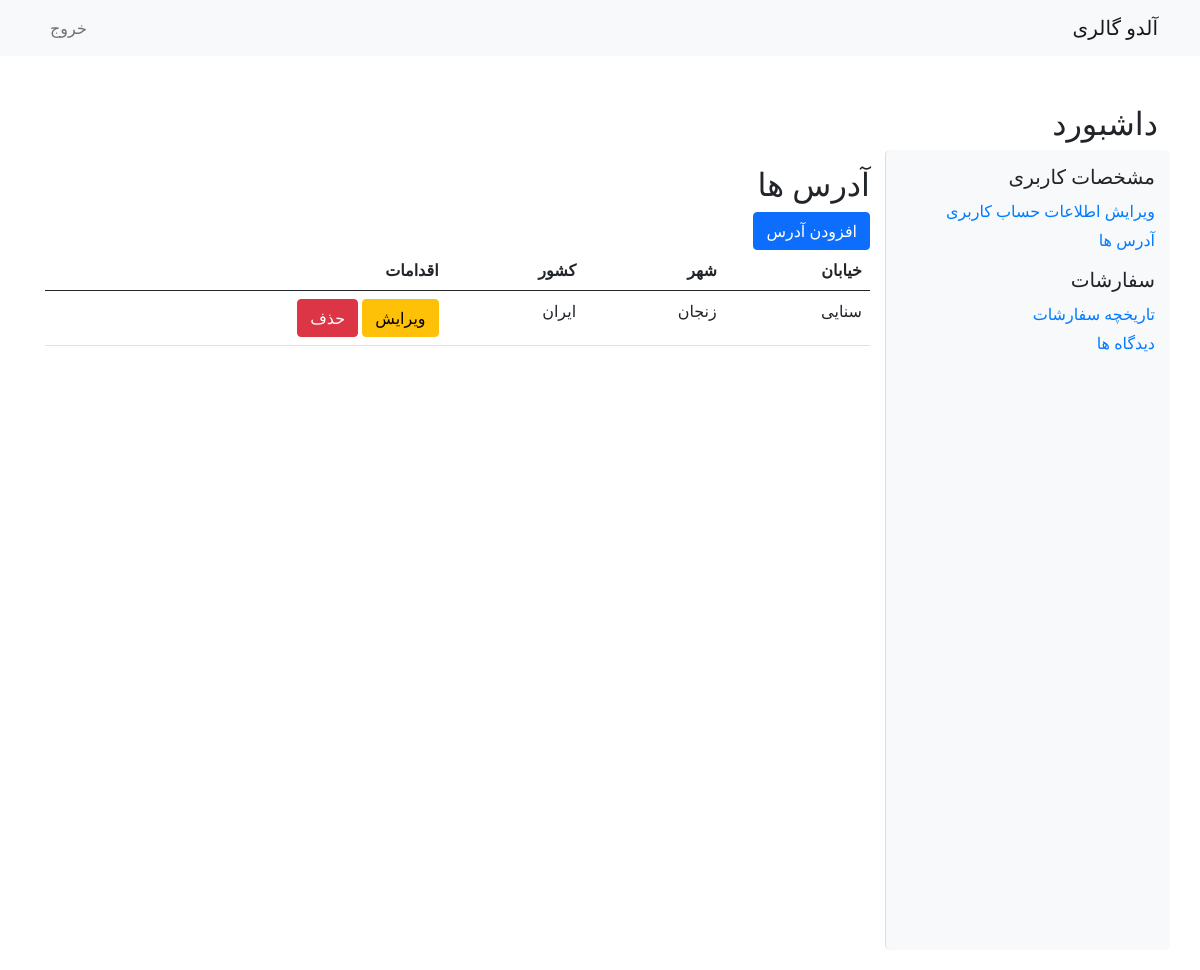
/accounts/addresses/ (signed in), run on the app's committed database.
### accounts/models.py (models this page shows, shortened)
class Address(models.Model):
    user = models.ForeignKey(User, on_delete=models.CASCADE, related_name='addresses')
    line_1 = models.CharField(max_length=255)
    line_2 = models.CharField(max_length=255, blank=True, null=True)
    city = models.CharField(max_length=100)
    state = models.CharField(max_length=100)
    postal_code = models.CharField(max_length=20)
    country = models.CharField(max_length=100)

### accounts/views.py (the view)
# urls.py: path('addresses/', address_list, name='address_list'),
@login_required
def address_list(request):
    addresses = Address.objects.filter(user=request.user)
    return render(request, 'accounts/address_list.html', {'addresses': addresses})

### templates/accounts/address_list.html (shortened to what this page needs)
{% extends 'customers/base.html' %}
{% block content %}
<h2>آدرس ها</h2>
<a href="{% url 'address_create' %}" class="btn btn-primary"> افزودن آدرس </a>
<table class="table">
    <thead>
        <tr>
            <th>خیابان</th>
            <th>شهر</th>
            <th>کشور</th>
            <th>اقدامات</th>
        </tr>
    </thead>
    <tbody>
        {% for address in addresses %}
        <tr>
            <td>{{ address.line_1 }}</td>
            <td>{{ address.city }}</td>
            <td>{{ address.country }}</td>
            <td>
                <a href="{% url 'address_update' address.pk %}" class="btn btn-warning">ویرایش</a>
                <form action="{% url 'address_delete' address.pk %}" method="post" style="display:inline;">
                    <button type="submit" class="btn btn-danger">حذف</button>
                </form>
            </td>
        </tr>
        {% endfor %}
    </tbody>
</table>
{% endblock %}

### data on the page
Address: line_1 "سنایی", city "زنجان", country "ایران"
